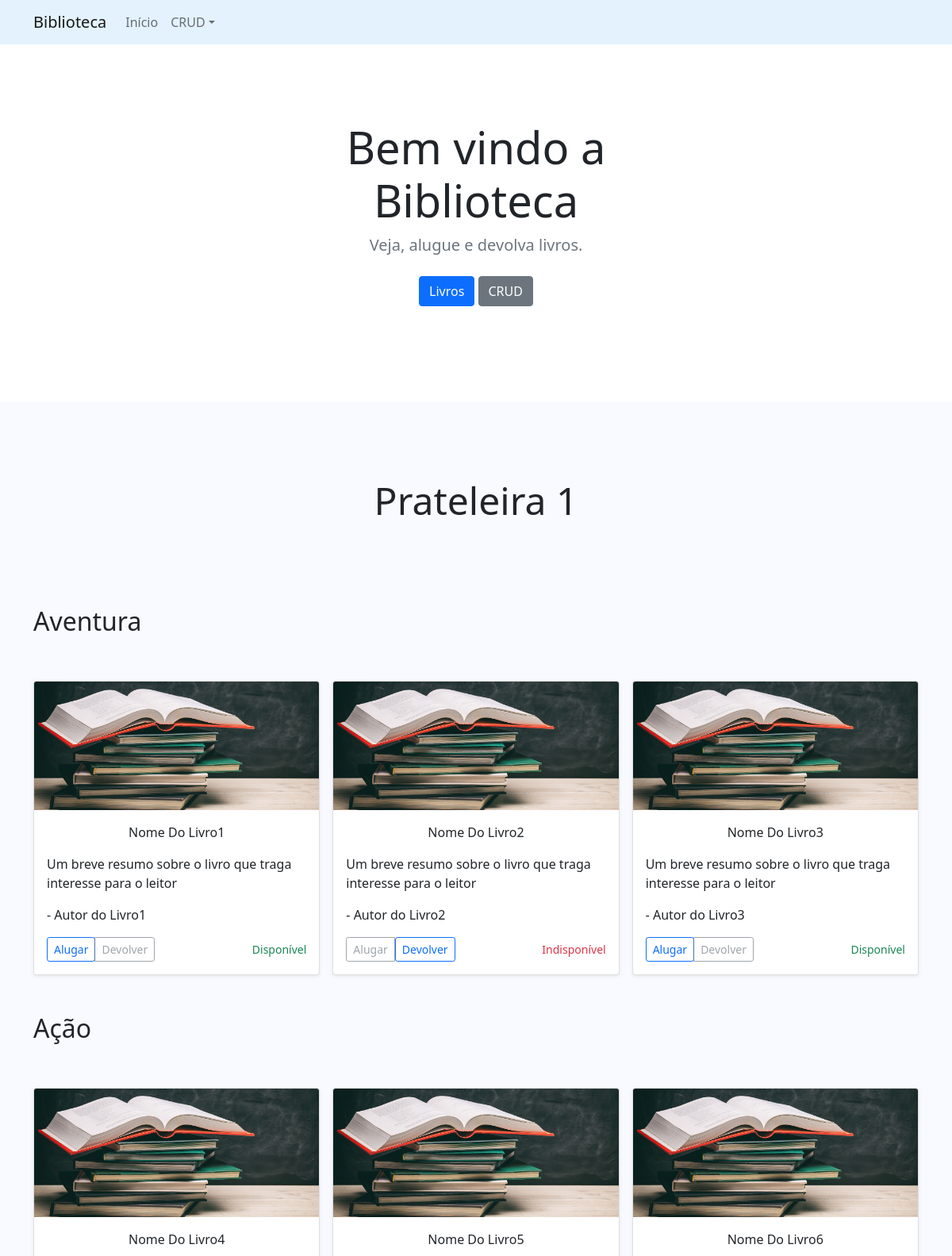
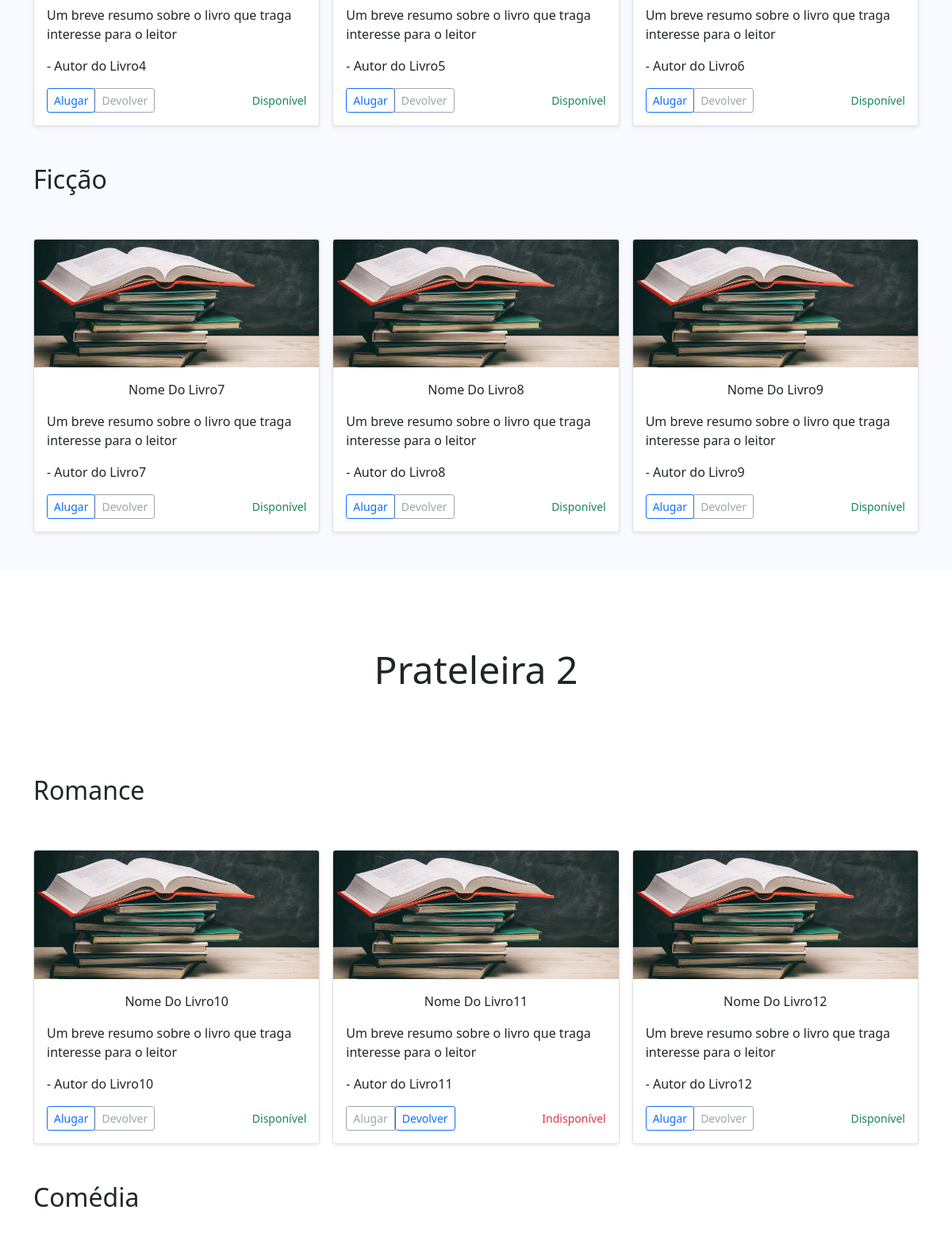
The page / (upper part) on the database its author committed (2 pictures, top to bottom).
### tables this page shows
CREATE TABLE IF NOT EXISTS `bbs_prateleiras` (
  `id` int NOT NULL AUTO_INCREMENT,
  `nome_prateleira` varchar(40) NOT NULL,
  `id_sit_prateleira` int NOT NULL,
  `created` datetime NOT NULL,
  `modified` datetime DEFAULT NULL,
  PRIMARY KEY (`id`),
  KEY `id_sit_prateleira` (`id_sit_prateleira`)
);

CREATE TABLE IF NOT EXISTS `bbs_tipos` (
  `id` int NOT NULL AUTO_INCREMENT,
  `nome_tipo` varchar(40) NOT NULL,
  `id_prateleira` int NOT NULL,
  `id_sit_tipo` int NOT NULL,
  `created` datetime NOT NULL,
  `modified` datetime DEFAULT NULL,
  PRIMARY KEY (`id`),
  KEY `id_prateleira` (`id_prateleira`),
  KEY `id_sit_tipo` (`id_sit_tipo`)
);

CREATE TABLE IF NOT EXISTS `bbs_livros` (
  `id` int NOT NULL AUTO_INCREMENT,
  `nome_livro` varchar(60) NOT NULL,
  `autor` varchar(40) NOT NULL,
  `descricao` varchar(300) NOT NULL,
  `imagem_livro` varchar(300) DEFAULT NULL,
  `id_tipo` int NOT NULL,
  `id_sit_livro` int NOT NULL,
  `created` datetime NOT NULL,
  `modified` datetime DEFAULT NULL,
  PRIMARY KEY (`id`),
  KEY `id_tipo` (`id_tipo`),
  KEY `id_sit_livro` (`id_sit_livro`)
);

CREATE TABLE IF NOT EXISTS `bbs_sit_livros` (
  `id` int NOT NULL AUTO_INCREMENT,
  `nome_situacao` varchar(40) NOT NULL,
  `created` datetime NOT NULL,
  `modified` datetime DEFAULT NULL,
  PRIMARY KEY (`id`)
);

### app/bbs/Controllers/Home.php (called while the page is built, shortened)
<?php
class Home
{
    private $dados;
    public function index() {
        $home = new \App\bbs\Models\BbsHome();
        $this->dados['bbs_livros'] = $home->index();
        $carregarView = new \Core\ConfigView("bbs/Views/home/home", $this->dados);
        $carregarView->renderizar();
    }
}

### core/ConfigController.php (called while the page is built, shortened)
<?php
class ConfigController extends Config {
    private $urlController;
    private $urlMetodo;
    private $urlParametro;
    public function __construct() {
        if (!empty(filter_input(INPUT_GET, 'url', FILTER_DEFAULT))) {
            $this->url = filter_input(INPUT_GET, 'url', FILTER_DEFAULT);
            $this->url = $this->limparUrl($this->url);
            $this->urlConjunto = explode("/", $this->url);
            if (isset($this->urlConjunto[0])) {
                $this->urlController = $this->slugController($this->urlConjunto[0]);
            } else {
                $this->urlController = $this->slugController(CONTROLLER);
            }
            if (isset($this->urlConjunto[1])) {
                $this->urlMetodo = $this->slugMetodo($this->urlConjunto[1]);
            } else {
                $this->urlController = $this->slugController(CONTROLLER);
                $this->urlMetodo = $this->slugMetodo(METODO);
            }
            if (isset($this->urlConjunto[2])) {
                $this->urlParametro = $this->urlConjunto[2];
            } else {
                $this->urlParametro = "";
            }
        } else {
            $this->urlController = $this->slugController(CONTROLLER);
            $this->urlMetodo = $this->slugMetodo(METODO);
            $this->urlParametro = "";
        }
    }
    private function slugController($slugController) {
        $this->slugController = strtolower($slugController);
        $this->slugController = str_replace("-", " ", $this->slugController);
        $this->slugController = ucwords($this->slugController);
        $this->slugController = str_replace(" ", "", $this->slugController);
        return $this->slugController;
    }
    private function slugMetodo($slugMetodo) {
        $this->slugMetodo = $this->slugController($slugMetodo);
        $this->slugMetodo = lcfirst($this->slugMetodo);
        return $this->slugMetodo;
    }
    public function carregar() {
        $carregarPgAdm = new \Core\CarregarPg();
        $carregarPgAdm->carregarPg($this->urlController, $this->urlMetodo, $this->urlParametro);
    }
}

### index.php (called while the page is built, shortened)
<?php
$url = new Home();
$url->carregar();

### app/bbs/Models/helper/BbsRead.php (called while the page is built, shortened)
<?php
class BbsRead extends BbsConn
{
    private  $select;
    private $result = [];
    private $query;
    function getResult(): array {
        return $this->result;
    }
    public function fullRead($query, $parseString = null) {
        $this->select = $query;
        $this->exeIntruction();
    }
    private function exeIntruction() {
        $this->connection();
        try {
            $this->query->execute();
            $this->result = $this->query->fetchAll();
        } catch (Exception $ex) {
            $this->result = null;
        }
    }
    private function connection() {
        $this->conn = $this->connect();
        $this->query = $this->conn->prepare($this->select);
        $this->query->setFetchMode(PDO::FETCH_ASSOC);
    }
}

### app/bbs/Models/helper/BbsConn.php (called while the page is built, shortened)
<?php
abstract class BbsConn {
    private $host = HOST;
    private $user = USER;
    private $pass = PASS;
    private $dbName = DBNAME;
    private $port = PORT;
    protected function connect() {
        try {
            $this->connect = new PDO("mysql:host={$this->host};port={$this->port};
            dbname=" . $this->dbName, $this->user, $this->pass);
            return $this->connect;
        } catch (Exception $e) {
            die('Erro: Por favor tente novamente. Caso o problema perssista, entre
                em contato com o admnistrador ' . EMAILADM . '<br>');
        }
    }
}

### app/bbs/Models/BbsHome.php (called while the page is built, shortened)
<?php
class BbsHome {
    private $dados;
    public function index() {
        $this->getPrateleiras();
        $this->getTipos();
        $this->getLivros();
        return $this->dados;
    }
    public function getPrateleiras() {
        $listar = new \App\bbs\Models\helper\BbsRead();
        $listar->fullRead('
                SELECT
                id
                ,nome_prateleira
                ,id_sit_prateleira
                FROM bbs_prateleiras
                ');
        $this->dados['prateleiras'] = $listar->getResult();
        return $this->dados;
    }
    public function getTipos() {
        $listar = new \App\bbs\Models\helper\BbsRead();
        $listar->fullRead('
                SELECT
                bt.id
                ,bt.id_prateleira
                ,bt.nome_tipo
                ,bt.id_sit_tipo
                FROM bbs_tipos bt
                INNER JOIN bbs_prateleiras AS bp ON bt.id_prateleira = bp.id
                ');
        $this->dados['tipos'] = $listar->getResult();
        return $this->dados;
    }
    public function getLivros() {
        $listar = new \App\bbs\Models\helper\BbsRead();
        $listar->fullRead('
                SELECT
                bl.id
                ,bl.nome_livro
                ,bl.autor
                ,bl.descricao
                ,bl.id_tipo
                ,bt.nome_tipo
                ,bp.nome_prateleira
                ,bsl.nome_situacao
                ,bl.imagem_livro
                FROM bbs_livros AS bl
                INNER JOIN bbs_tipos AS bt ON bt.id = bl.id_tipo
                INNER JOIN bbs_prateleiras AS bp ON bp.id = bt.id_prateleira
                INNER JOIN bbs_sit_livros AS bsl ON bsl.id = bl.id_sit_livro
                ORDER BY bl.id
                ');
        $this->dados['livros'] = $listar->getResult();
        return $this->dados;
    }
}

### app/bbs/Views/home/home.php (the view, shortened to what this page needs)
<?php
if(isset($this->dados['bbs_livros'])){
    $prateleiras = $this->dados['bbs_livros']['prateleiras'];
    $tipos = $this->dados['bbs_livros']['tipos'];
    $livros = $this->dados['bbs_livros']['livros'];
}
?>
        <section class="py-5 text-center container">
            <div class="row py-lg-5">
                <div class="col-lg-6 col-md-8 mx-auto">
                    <h1 class="fw-light display-4">Bem vindo a Biblioteca</h1>
                    <p class="lead text-muted">
                        Veja, alugue e devolva livros.
                    <p>
                        <a href="#prateleira1" class="btn btn-primary my-2">Livros</a>
                        <a href="<?php echo URL; ?>crud/index" class="btn btn-secondary my-2">CRUD</a>
                    </p>
                </div>
            </div>
        </section>
<?php
foreach ($prateleiras as $prateleira) {
    extract($prateleira);
    $bgPrateleira = "prateleira_impar";
    $idprateleira = "prateleira".$prateleira['id'];
    if ($prateleira['id'] % 2 == 0) {
        $bgPrateleira = "prateleira_par";
    }
    if($id_sit_prateleira == 1){
    ?>
        <section id="<?php echo $idprateleira;?>" class="<?php echo $bgPrateleira; ?> album py-5">
            <div class="section-title">
                <h1 class="py-5 display-5 text-center"><?php echo $nome_prateleira; ?></h1>
            </div>
            <div class="container">
    <?php
    foreach ($tipos as $tipo) {
        if ($tipo['id_prateleira'] == $prateleira['id']) {
            extract($tipo);
            if($id_sit_tipo == 1 ){
            ?>
                <h2 class="py-5 fw-light"><?php echo $tipo['nome_tipo']; ?></h2>
                <div class="row row-cols-1 row-cols-sm-2 row-cols-md-3 g-3">
            <?php
            foreach ($livros as $livro) {
                if ($tipo['id_prateleira'] == $prateleira['id'] && $livro['id_tipo'] == $tipo['id']) {
                    extract($livro);
                    ?>
                    <div class="col">
                        <div class="card shadow-sm">
                            <img class="bd-placeholder-img card-img-top" src="<?php echo URL; ?>app/bbs/assets/images/livros/livros.jpg">
                            <div class="card-body">
                                <p class="text-center"><?php echo $nome_livro; ?></p>
                                <p class="card-text"><?php echo $descricao; ?></p>
                                <p>- <?php echo $autor; ?></p>
                                <div class="d-flex justify-content-between align-items-center">
                                    <div class="btn-group">
                                        <?php
                                        if($nome_situacao == "Disponível"){
                                        ?>
                                        <a href="<?php echo URL; ?>alugar-livro/index?situacao=<?php echo $id; ?>"><button type="button" class="btn btn-sm btn-outline-primary">Alugar</button></a>
                                        <button disabled type="button" class="btn btn-sm btn-outline-secondary">Devolver</button>
                                    </div>
                                    <small class="text-success"><?php echo $nome_situacao; ?></small>
                                        <?php
                                        } else {
                                        ?>
                                        <button disabled type="button" class="btn btn-sm btn-outline-secondary">Alugar</button>
                                        <a href="<?php echo URL; ?>devolver-livro/index?situacao=<?php echo $id; ?>"><button type="button" class="btn btn-sm btn-outline-primary">Devolver</button></a>
                                    </div>
                                    <small class="text-danger"><?php echo $nome_situacao; ?></small>
                                    <?php
                                        }
                                    ?>
                                </div>
                            </div>
                        </div>
                    </div>
                    <?php
                }
            }
            ?>
                </div>
            <?php
            }
        }
    }
    ?>
            </div>
        </section>
<?php
    }
}
?>

### core/CarregarPg.php (shortened to what this page needs)
<?php
class CarregarPg
{
    private string $urlController;
    private string $urlMetodo;
    private string $urlParametro;
    private string $classe;
    public function carregarPg($urlController = null, $urlMetodo = null, $urlParametro = null):void {
        $this->urlController = $urlController;
        $this->urlMetodo = $urlMetodo;
        $this->urlParametro = $urlParametro;
        if (class_exists($this->classe)) {
            $this->carregarMetodo();
        } else {
            $this->urlController = $this->slugController(CONTROLLER);
            $this->urlMetodo = $this->slugMetodo(METODO);
            $this->urlParametro = "";
            $this->classe = "\\App\\bbs\\Controllers\\" . $this->urlController;
            $this->carregarMetodo();
        }
    }
    private function carregarMetodo() {
        $classCarregar = new $this->classe();
        if(method_exists($classCarregar, $this->urlMetodo)){
            $classCarregar->{$this->urlMetodo}($this->urlParametro);
        }else{
            die("Erro: Por favor tente novamente. Caso o problema persista, entre em contato o administrador " . EMAILADM . "!<br>");
        }
    }
    private function pgPublica() {
        $this->pgPublica = ["AlugarLivro", "ApagarPrateleira", "Crud", "DevolverLivro", "Erro", "Home", "Livros", "Prateleiras", "Tipos", "ApagarTipo", "ApagarLivro", "EditarPrateleira", "EditarTipo", "EditarLivro"];
        if(in_array($this->urlController, $this->pgPublica)){
            $this->classe = "\\App\\bbs\\Controllers\\" . $this->urlController;
        }else{
        }
    }
}

### core/ConfigView.php (shortened to what this page needs)
<?php
class ConfigView
{
    private string $nome;
    public function __construct($nome, array $dados) {
        $this->nome = $nome;
        $this->dados = $dados;
    }
    public function renderizar() {
        if(file_exists('app/' . $this->nome . '.php')){
            include 'app/bbs/Views/include/head.php';
            include 'app/bbs/Views/include/menu.php';
            include 'app/' . $this->nome . '.php';
            include 'app/bbs/Views/include/footer.php';
        }else{
            echo "Página não encontrada: {$this->nome}<br>";
            die("Página não encontrada!");
        }
    }
}

### app/bbs/Views/include/head.php (shortened to what this page needs)
<!DOCTYPE html>
<html lang="pt-br">
    <head>
        <link href="https://cdn.jsdelivr.net/npm/bootstrap@5.1.3/dist/css/bootstrap.min.css" rel="stylesheet"
>
        <link href="<?php echo URL; ?>app/bbs/assets/css/personalizado.css" rel="stylesheet">
        <link rel="stylesheet" href="https://cdnjs.cloudflare.com/ajax/libs/font-awesome/6.0.0-beta2/css/all.min.css"
 />
    </head>
    <body>

### app/bbs/Views/include/menu.php (shortened to what this page needs)
<header>
    <nav class="nav_BB navbar navbar-expand-lg navbar-light fixed-top">
        <div class="container">
            <a class="navbar-brand" href="<?php echo URL; ?>">Biblioteca</a>
            <div class="collapse navbar-collapse" id="navbarsExample07">
                <ul class="navbar-nav me-auto mb-2 mb-lg-0">
                    <li class="nav-item">
                        <a class="nav-link " aria-current="page" href="<?php echo URL; ?>">Início</a>
                    </li>
                    <li class="nav-item dropdown">
                        <a class="nav-link dropdown-toggle" href="#" id="dropdown10" data-bs-toggle="dropdown" aria-expanded="false">CRUD</a>
                    </li>
                </ul>
            </div>
        </div>
    </nav>
</header>
<main>

### app/bbs/Views/include/footer.php (shortened to what this page needs)
        </main>
    </body>
</html>

### app/bbs/assets/css/personalizado.css (style rules this page uses)
body { min-height: 75rem; padding-top: 3.5rem; padding-bottom: 4.5rem; }
.bd-placeholder-img { font-size: 1.125rem; text-anchor: middle; -webkit-user-select: none; -moz-user-select: none; user-select: none; }
.nav_BB { background-color: #e3f2fd }
.prateleira_impar { background-color: #f9faff }
.prateleira_par { background-color: #ffffff }

### rows shown on the page
bbs_prateleiras: nome_prateleira "Prateleira 1"
bbs_tipos: nome_tipo "Aventura"
bbs_livros: nome_livro "Nome Do Livro1", descricao "Um breve resumo sobre o livro que traga interesse para o leitor", autor "Autor do Livro1", id_sit_livro.nome_situacao "Disponível"
bbs_livros: nome_livro "Nome Do Livro2", descricao "Um breve resumo sobre o livro que traga interesse para o leitor", autor "Autor do Livro2", id_sit_livro.nome_situacao "Indisponível"
bbs_livros: nome_livro "Nome Do Livro3", descricao "Um breve resumo sobre o livro que traga interesse para o leitor", autor "Autor do Livro3", id_sit_livro.nome_situacao "Disponível"
bbs_tipos: nome_tipo "Ação"
bbs_livros: nome_livro "Nome Do Livro4", descricao "Um breve resumo sobre o livro que traga interesse para o leitor", autor "Autor do Livro4", id_sit_livro.nome_situacao "Disponível"
bbs_livros: nome_livro "Nome Do Livro5", descricao "Um breve resumo sobre o livro que traga interesse para o leitor", autor "Autor do Livro5", id_sit_livro.nome_situacao "Disponível"
bbs_livros: nome_livro "Nome Do Livro6", descricao "Um breve resumo sobre o livro que traga interesse para o leitor", autor "Autor do Livro6", id_sit_livro.nome_situacao "Disponível"
bbs_tipos: nome_tipo "Ficção"
bbs_livros: nome_livro "Nome Do Livro7", descricao "Um breve resumo sobre o livro que traga interesse para o leitor", autor "Autor do Livro7", id_sit_livro.nome_situacao "Disponível"
bbs_livros: nome_livro "Nome Do Livro8", descricao "Um breve resumo sobre o livro que traga interesse para o leitor", autor "Autor do Livro8", id_sit_livro.nome_situacao "Disponível"
bbs_livros: nome_livro "Nome Do Livro9", descricao "Um breve resumo sobre o livro que traga interesse para o leitor", autor "Autor do Livro9", id_sit_livro.nome_situacao "Disponível"
bbs_prateleiras: nome_prateleira "Prateleira 2"
bbs_tipos: nome_tipo "Romance"
bbs_livros: nome_livro "Nome Do Livro10", descricao "Um breve resumo sobre o livro que traga interesse para o leitor", autor "Autor do Livro10", id_sit_livro.nome_situacao "Disponível"
bbs_livros: nome_livro "Nome Do Livro11", descricao "Um breve resumo sobre o livro que traga interesse para o leitor", autor "Autor do Livro11", id_sit_livro.nome_situacao "Indisponível"
bbs_livros: nome_livro "Nome Do Livro12", descricao "Um breve resumo sobre o livro que traga interesse para o leitor", autor "Autor do Livro12", id_sit_livro.nome_situacao "Disponível"
bbs_tipos: nome_tipo "Comédia"
